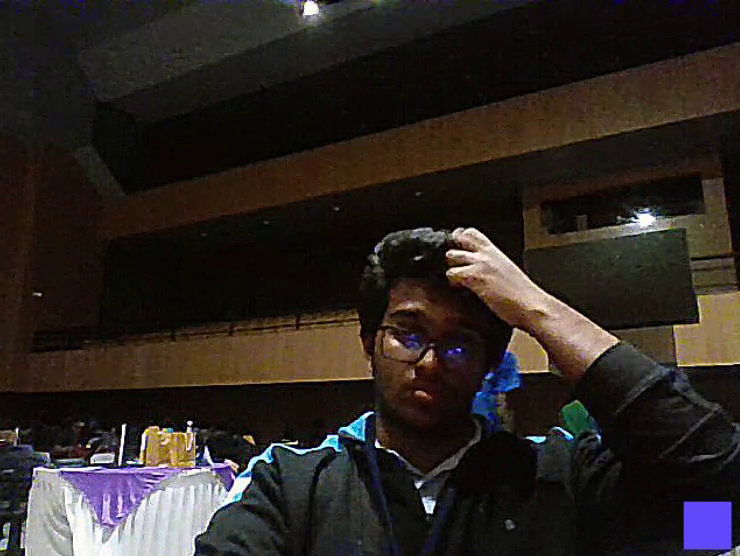
#> input picture frame 46 of storage/liveness_videos/liveness_1763242903.mp4, 740 x 556 px, given in place of test_liveness_e2e.mp4, which was not available
$ python test_e2e_validation.py
#> lines starting #> are read from the running program, lines starting #| are printed output that depends on the picture; pictures that were not available may be replaced by others from this repository, and a replacement may not be noted
### backend/watermark_validator.py
"""
RGB Watermark Validator - Validates video watermarks and compares expected vs extracted colors
"""
import cv2
import hmac
import hashlib
from backend.watermark_extractor import extract_watermark_color, color_distance

# Configuration (must match embedder)
SECRET_KEY = b"AegisSecureWatermarkKey2025"
LIVE_THRESHOLD = 0.70  # 70% of frames must match to be LIVE

def get_expected_hmac_token(timestamp):
    """
    Calculate expected HMAC token for a given timestamp.
    Uses the same algorithm as dynamic_watermarker.generate_hmac_token()

    Args:
        timestamp: Unix timestamp (float or int)

    Returns:
        HMAC token as 4-digit string (0000-9999)
    """
    # Convert timestamp to bytes
    timestamp_bytes = str(int(timestamp)).encode('utf-8')

    # Generate HMAC-SHA256
    hmac_obj = hmac.new(SECRET_KEY, timestamp_bytes, hashlib.sha256)
    hmac_digest = hmac_obj.hexdigest()

    # Get last 4 hex characters and convert to 4-digit token (0000-9999)
    last_4_hex = hmac_digest[-4:]
    token_int = int(last_4_hex, 16)
    final_token = token_int % 10000

    # Return as 4-digit string with leading zeros
    return f"{final_token:04d}"


def validate_video(video_path, start_timestamp):
    """
    Validate video watermarks by checking frames at 1-second intervals.

    Args:
        video_path: Path to video file
        start_timestamp: Unix timestamp when recording started

    Returns:
        Dict with validation results:
        {
            'overall_status': 'LIVE' or 'NOT_LIVE',
            'results': [
                {
                    'second': 0,
                    'timestamp': 1234567890,
                    'expected_hmac': '1a2b3c4d5e6f7890',
                    'extracted_hmac': '1a2b3c4d5e6f7890',
                    'match': 1
                },
                ...
            ],
            'matched': 5,
            'total': 6,
            'percentage': 83.3
        }
    """
    cap = cv2.VideoCapture(video_path)

    if not cap.isOpened():
        return {
            'overall_status': 'ERROR',
            'error': f'Could not open video: {video_path}',
            'results': []
        }

    fps = cap.get(cv2.CAP_PROP_FPS)
    if fps <= 0:
        fps = 30

    frame_interval = int(fps)  # Check every 1 second
    results = []
    frame_count = 0
    matched = 0

    try:
        while True:
            ret, frame = cap.read()
            if not ret:
                break

            # Check frame at 1-second intervals
            if frame_count % frame_interval == 0:
                second_index = frame_count // frame_interval
                expected_timestamp = start_timestamp + second_index

                # Get expected HMAC token
                expected_hmac = get_expected_hmac_token(expected_timestamp)
                extracted_color = extract_watermark_color(frame)

                # Convert extracted RGB to HMAC token representation
                # RGB comes from first 3 bytes of HMAC, so reconstruct the token
                if extracted_color is not None:
                    # Build hex string from RGB bytes: RRGGBB + 00
                    hex_from_rgb = f"{extracted_color[0]:02x}{extracted_color[1]:02x}{extracted_color[2]:02x}00"
                    # Take last 4 hex chars and convert to 4-digit token
                    last_4_hex = hex_from_rgb[-4:]
                    token_int = int(last_4_hex, 16)
                    extracted_hmac = f"{token_int % 10000:04d}"
                    # Exact match only - no tolerance
                    match = extracted_hmac == expected_hmac
                    if match:
                        matched += 1
                else:
                    extracted_hmac = "None"
                    match = False

                results.append({
                    'second': second_index,
                    'timestamp': int(expected_timestamp),
                    'expected_hmac': expected_hmac,
                    'extracted_hmac': extracted_hmac,
                    'match': int(match)  # Convert bool to int for JSON (0 or 1)
                })

                # Print for debugging
                match_icon = '✓' if match else '✗'
                print(f"[LIVENESS] Second {second_index}: Expected {expected_hmac} | Extracted {extracted_hmac} | {match_icon}")

            frame_count += 1

    finally:
        cap.release()

    # Calculate overall status
    total = len(results)
    if total == 0:
        return {
            'overall_status': 'ERROR',
            'error': 'No frames to validate',
            'results': []
        }

    percentage = (matched / total) * 100
    overall_status = 'LIVE' if (matched / total) >= LIVE_THRESHOLD else 'NOT_LIVE'

    print(f"[LIVENESS] Summary: {matched}/{total} frames matched ({percentage:.1f}%) - Status: {overall_status}")

    return {
        'overall_status': overall_status,
        'results': results,
        'matched': matched,
        'total': total,
        'percentage': percentage
    }

### backend/watermark_extractor.py
"""
RGB Watermark Extractor - Extracts and compares watermark colors from frames
"""
import cv2
import numpy as np

# Configuration (must match embedder)
WATERMARK_SIZE = 40
PADDING = 10

def extract_watermark_color(frame):
    """
    Extract RGB watermark color from bottom-right corner of frame.

    Args:
        frame: OpenCV frame (BGR format)

    Returns:
        Tuple (R, G, B) extracted from watermark, or None if extraction fails
    """
    if frame is None:
        return None

    try:
        height, width = frame.shape[:2]

        # Define watermark ROI (bottom-right corner)
        x_end = width - PADDING
        x_start = x_end - WATERMARK_SIZE
        y_end = height - PADDING
        y_start = y_end - WATERMARK_SIZE

        # Extract ROI
        roi = frame[y_start:y_end, x_start:x_end]

        if roi.size == 0:
            return None

        # Calculate mean color from ROI
        # Reshape to 2D for calculation
        roi_2d = roi.reshape((-1, 3))
        mean_rgb = np.mean(roi_2d, axis=0)

        # Return as RGB tuple
        return tuple(int(x) for x in mean_rgb)

    except Exception as e:
        print(f"[WATERMARK] Error extracting color: {e}")
        return None


# [19 lines left out: function color_distance, not called in this run]

### backend/watermark_embedder.py
"""
RGB Watermark Embedder - Encodes HMAC tokens as RGB colors and embeds into frames
"""
import hmac
import hashlib
import cv2
import time
import threading

# Configuration
SECRET_KEY = b"AegisSecureWatermarkKey2025"
WATERMARK_SIZE = 40  # 40x40 pixel square
PADDING = 10  # 10px from edges

def get_hmac_color(timestamp):
    """
    Generate RGB color from HMAC token based on timestamp.

    Args:
        timestamp: Unix timestamp (float or int)

    Returns:
        Tuple (R, G, B) with values 0-255
    """
    # Convert timestamp to bytes
    timestamp_bytes = str(int(timestamp)).encode('utf-8')

    # Generate HMAC-SHA256
    hmac_obj = hmac.new(SECRET_KEY, timestamp_bytes, hashlib.sha256)
    hmac_digest = hmac_obj.digest()

    # Use first 3 bytes as RGB values
    r = hmac_digest[0]
    g = hmac_digest[1]
    b = hmac_digest[2]

    return (int(r), int(g), int(b))


def embed_watermark(frame, timestamp):
    """
    Embed RGB watermark into frame at bottom-right corner.

    Args:
        frame: OpenCV frame (BGR format)
        timestamp: Unix timestamp

    Returns:
        Frame with watermark embedded
    """
    if frame is None:
        return frame

    height, width = frame.shape[:2]

    # Calculate watermark position (bottom-right corner with padding)
    x_end = width - PADDING
    x_start = x_end - WATERMARK_SIZE
    y_end = height - PADDING
    y_start = y_end - WATERMARK_SIZE

    # Get RGB color from timestamp
    rgb_color = get_hmac_color(timestamp)

    # OpenCV uses BGR, so convert RGB to BGR
    bgr_color = (rgb_color[2], rgb_color[1], rgb_color[0])

    # Draw filled rectangle
    cv2.rectangle(frame, (x_start, y_start), (x_end, y_end), bgr_color, -1)

    return frame


class WatermarkEmbedder:
    """Simple watermark embedder that uses current timestamp."""

    def embed(self, frame):
        """Embed watermark with current timestamp."""
        return embed_watermark(frame, time.time())


# Global singleton
_embedder = None


# [6 lines left out: function get_watermark_embedder, not called in this run]
_embedder_lock = threading.Lock()


def get_watermark_embedder():
    """
    Get or create global watermark embedder instance (singleton).
    Thread-safe initialization.

    Returns:
        WatermarkEmbedder: Global embedder instance
    """
    global _embedder
    if _embedder is None:
        with _embedder_lock:
            if _embedder is None:
                _embedder = WatermarkEmbedder()
    return _embedder

### test_e2e_validation.py
#!/usr/bin/env python
"""
Full end-to-end test of the liveness validation system
Tests video creation, watermark embedding, validation, and API response format
"""

import json
import cv2
import numpy as np
import time
import os
from backend.watermark_embedder import get_watermark_embedder
from backend.watermark_validator import validate_video

print("=" * 70)
print("LIVENESS VALIDATION SYSTEM - END-TO-END TEST")
print("=" * 70)

# Step 1: Create test video with embedded watermarks
print("\n[STEP 1] Creating test video with watermarks...")
test_video_path = "test_liveness_e2e.mp4"
fps = 30
width, height = 640, 480

# Use a valid codec
fourcc = cv2.VideoWriter.fourcc(*'mp4v')
out = cv2.VideoWriter(test_video_path, fourcc, fps, (width, height))

if not out.isOpened():
    print("  ✗ Failed to create VideoWriter")
    exit(1)

embedder = get_watermark_embedder()
video_start_timestamp = int(time.time())

# Create 6 seconds of video (180 frames at 30 FPS)
print("  Creating frames...")
for frame_num in range(180):
    frame = np.ones((height, width, 3), dtype=np.uint8) * 100  # Dark gray background

    # Add some text to make it visible
    cv2.putText(frame, f'Frame {frame_num}', (50, 100),
                cv2.FONT_HERSHEY_SIMPLEX, 1.5, (200, 200, 200), 2)

    # Embed watermark
    try:
        frame_with_watermark = embedder.embed(frame)
        out.write(frame_with_watermark)
    except Exception as e:
        print(f"  ✗ Error embedding watermark: {e}")
        out.release()
        if os.path.exists(test_video_path):
            os.remove(test_video_path)
        exit(1)
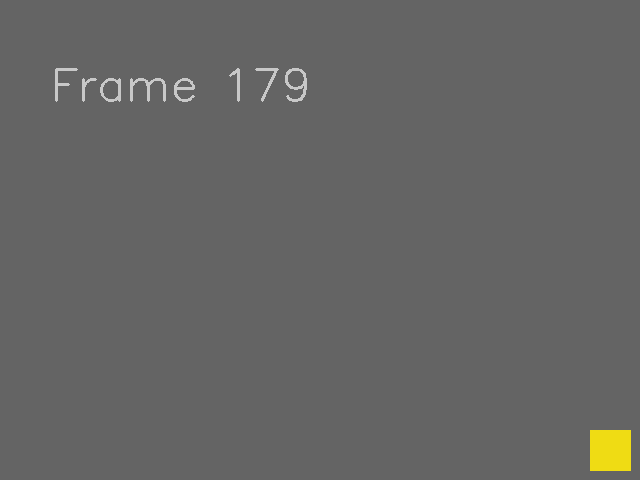
#> frame: shape (480, 640, 3); mean of channels 0, 1, 2 100.1, 101.2, 101.3; drawn as B, G, R

out.release()
print(f"  ✓ Video created: {test_video_path}")
#|   ✓ Video created: test_liveness_e2e.mp4
print(f"    Start timestamp: {video_start_timestamp}")
print(f"    Duration: 6 seconds (180 frames at 30 FPS)")

# Step 2: Validate the video
print("\n[STEP 2] Validating video watermarks...")
try:
    validation_result = validate_video(test_video_path, video_start_timestamp)
#> in validate_video, frame is the input picture: shape (556, 740, 3); mean B, G, R 33.9, 38.1, 44.7
#> in extract_watermark_color, `roi = frame[y_start:y_end, x_start:x_end]`:
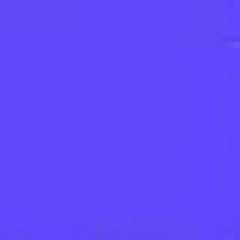
#> roi: shape (40, 40, 3) (shown 6 times larger); mean B, G, R 251.6, 72.7, 96.4
#> in extract_watermark_color, `roi_2d = roi.reshape((-1, 3))`: roi_2d = 1600 rows, first 8: [250, 73, 97], [250, 73, 97], [250, 73, 97], [250, 73, 97], [250, 73, 97], [250, 73, 97], [250, 73, 97], [250, 73, 97]
#> in extract_watermark_color, `mean_rgb = np.mean(roi_2d, axis=0)`: mean_rgb = [251.6, 72.69, 96.4]
#> in validate_video, `extracted_color = extract_watermark_color(frame)`: extracted_color = (251, 72, 96)
#> in validate_video, `hex_from_rgb = f"{extracted_color[0]:02x}{extracted_color[1]:02x}{extr..`: hex_from_rgb = 'fb486000'
#> in validate_video, `last_4_hex = hex_from_rgb[-4:]`: last_4_hex = '6000'
#> in validate_video, `token_int = int(last_4_hex, 16)`: token_int = 24576
#> in validate_video, `extracted_hmac = f"{token_int % 10000:04d}"`: extracted_hmac = '4576'
#> in validate_video, `match = extracted_hmac == expected_hmac`: match = False
#> in validate_video, `match_icon = '✓' if match else '✗'`: match_icon = '✗'
#| [LIVENESS] Second 0: Expected 3198 | Extracted 4576 | ✗
    print(f"  ✓ Validation complete")
except Exception as e:
    print(f"  ✗ Validation failed: {e}")
    if os.path.exists(test_video_path):
        os.remove(test_video_path)
    exit(1)

# Step 3: Verify result format
print("\n[STEP 3] Verifying result format...")
try:
    assert 'overall_status' in validation_result, "Missing overall_status"
    assert 'results' in validation_result, "Missing results"
    assert 'matched' in validation_result, "Missing matched"
    assert 'total' in validation_result, "Missing total"
    assert 'percentage' in validation_result, "Missing percentage"
    print(f"  ✓ All required fields present")
except AssertionError as e:
    print(f"  ✗ {e}")
    exit(1)

# Step 4: Test JSON serialization
print("\n[STEP 4] Testing JSON serialization (as API would)...")
try:
    json_str = json.dumps(validation_result)
    parsed = json.loads(json_str)
    print(f"  ✓ Serialization successful ({len(json_str)} bytes)")
    print(f"  ✓ Deserialization successful")
except Exception as e:
    print(f"  ✗ JSON error: {e}")
    exit(1)

# Step 5: Display results
print("\n[STEP 5] Validation Results:")
print(f"  Overall Status: {validation_result['overall_status']}")
print(f"  Frames Checked: {validation_result['total']}")
print(f"  Matched: {validation_result['matched']}")
print(f"  Match Rate: {validation_result['percentage']:.1f}%")

if validation_result['results']:
    print(f"\n  Frame-by-frame results (showing every second):")
    for result in validation_result['results'][:6]:  # Show first 6 seconds
        match_icon = '✓' if result['match'] else '✗'
        expected = result['expected_hmac']
        extracted = result['extracted_hmac']

        print(f"    Second {result['second']} {match_icon}")
        print(f"      Expected:  {expected}")
        print(f"      Extracted: {extracted}")

# Step 6: Simulate API response
print("\n[STEP 6] Simulating API Response...")
api_response = {
    'success': True,
    'validation': validation_result,
    'file_path': test_video_path
}

try:
    api_json = json.dumps(api_response)
    print(f"  ✓ API response is JSON serializable")
    print(f"  ✓ Response size: {len(api_json)} bytes")
except Exception as e:
    print(f"  ✗ API serialization failed: {e}")
    exit(1)

# Cleanup
print("\n[STEP 7] Cleanup...")
os.remove(test_video_path)
print(f"  ✓ Test video removed")

# Summary
print("\n" + "=" * 70)
print("END-TO-END TEST PASSED ✓")
print("=" * 70)
print("\nThe validation system is working correctly:")
print(f"  • Videos can be processed and watermarks validated")
print(f"  • Results are properly formatted with all required fields")
print(f"  • API responses are JSON serializable")
print(f"  • Frontend will receive data in correct format")
print("\nNext steps:")
print(f"  • Upload a video through the web interface")
print(f"  • Check the 'VALIDATION RESULTS' panel")
print(f"  • Review expected vs extracted RGB colors for each second")
print("=" * 70)

$ run again, starting later in the video
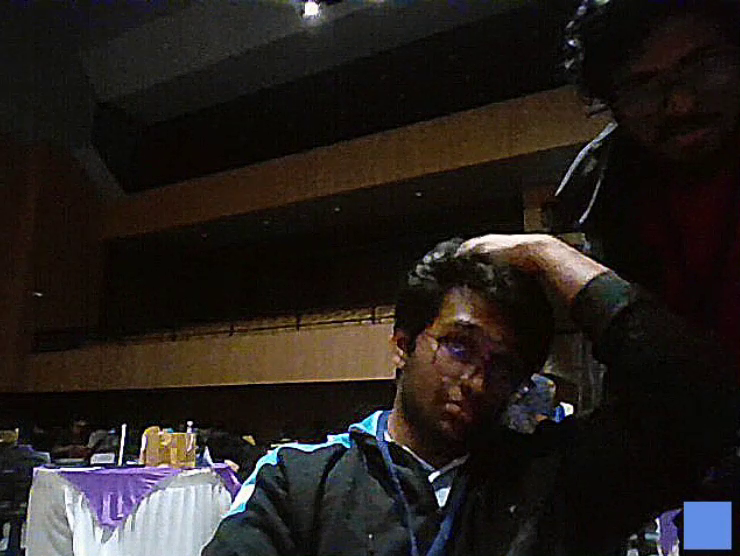
#> input picture frame 209 of storage/liveness_videos/liveness_1763242903.mp4, 740 x 556 px, given in place of test_liveness_e2e.mp4, which was not available
#|   ✓ Video created: test_liveness_e2e.mp4
#> in validate_video, frame is the input picture: shape (556, 740, 3); mean B, G, R 29.1, 32.2, 37.6
#> in extract_watermark_color, `roi = frame[y_start:y_end, x_start:x_end]`:
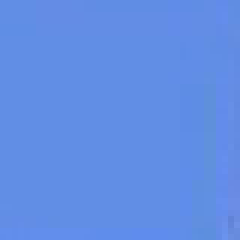
#> roi: shape (40, 40, 3) (shown 6 times larger); mean B, G, R 229.2, 141.7, 97.3
#> roi_2d = 1600 rows, first 8: [229, 142, 97], [229, 142, 97], [229, 142, 97], [229, 142, 97], [229, 142, 97], [229, 142, 97], [229, 140, 100], [229, 140, 100]
#> mean_rgb = [229.2, 141.7, 97.27]
#> extracted_color = (229, 141, 97)
#> hex_from_rgb = 'e58d6100'
#> in validate_video, `last_4_hex = hex_from_rgb[-4:]`: last_4_hex = '6100'
#> in validate_video, `token_int = int(last_4_hex, 16)`: token_int = 24832
#> extracted_hmac = '4832'
#> match = False
#> match_icon = '✗'
#| [LIVENESS] Second 0: Expected 3198 | Extracted 4832 | ✗

$ run again, starting later in the video
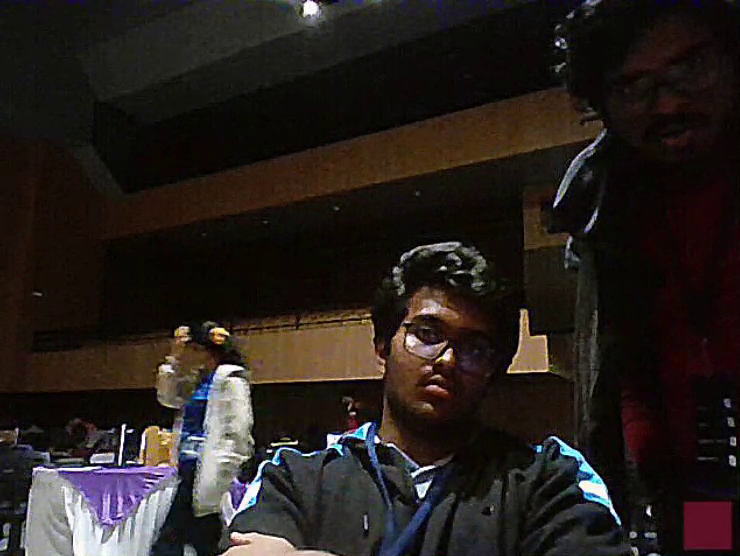
#> input picture frame 372 of storage/liveness_videos/liveness_1763242903.mp4, 740 x 556 px, given in place of test_liveness_e2e.mp4, which was not available
#> after the loop `for frame_num in range(180):`:
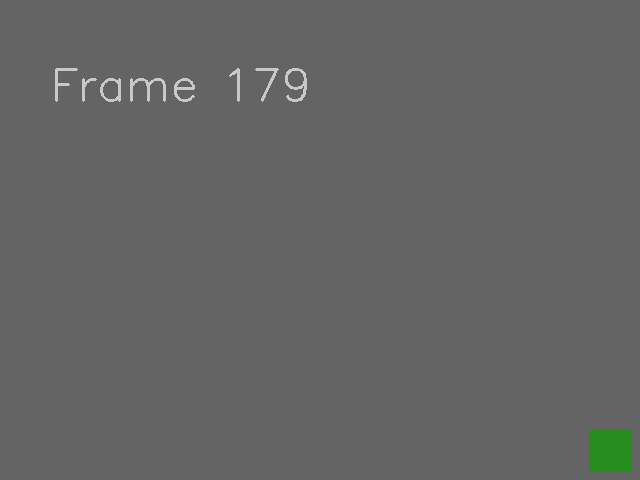
#> frame: shape (480, 640, 3); mean of channels 0, 1, 2 100.1, 100.7, 100.2; drawn as B, G, R
#|   ✓ Video created: test_liveness_e2e.mp4
#> in validate_video, frame is the input picture: shape (556, 740, 3); mean B, G, R 29.3, 32.4, 39.4
#> in extract_watermark_color, `roi = frame[y_start:y_end, x_start:x_end]`:
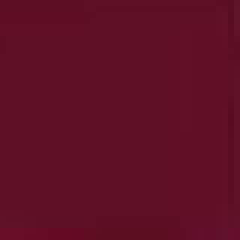
#> roi: shape (40, 40, 3) (shown 6 times larger); mean B, G, R 37.9, 15.5, 95.5
#> roi_2d = 1600 rows, first 8: [36, 14, 93], [36, 14, 93], [36, 14, 93], [36, 14, 93], [36, 14, 93], [36, 14, 93], [36, 14, 93], [36, 14, 93]
#> mean_rgb = [37.91, 15.54, 95.45]
#> extracted_color = (37, 15, 95)
#> hex_from_rgb = '250f5f00'
#> in validate_video, `last_4_hex = hex_from_rgb[-4:]`: last_4_hex = '5f00'
#> in validate_video, `token_int = int(last_4_hex, 16)`: token_int = 24320
#> extracted_hmac = '4320'
#> match = False
#> match_icon = '✗'
#| [LIVENESS] Second 0: Expected 2990 | Extracted 4320 | ✗
